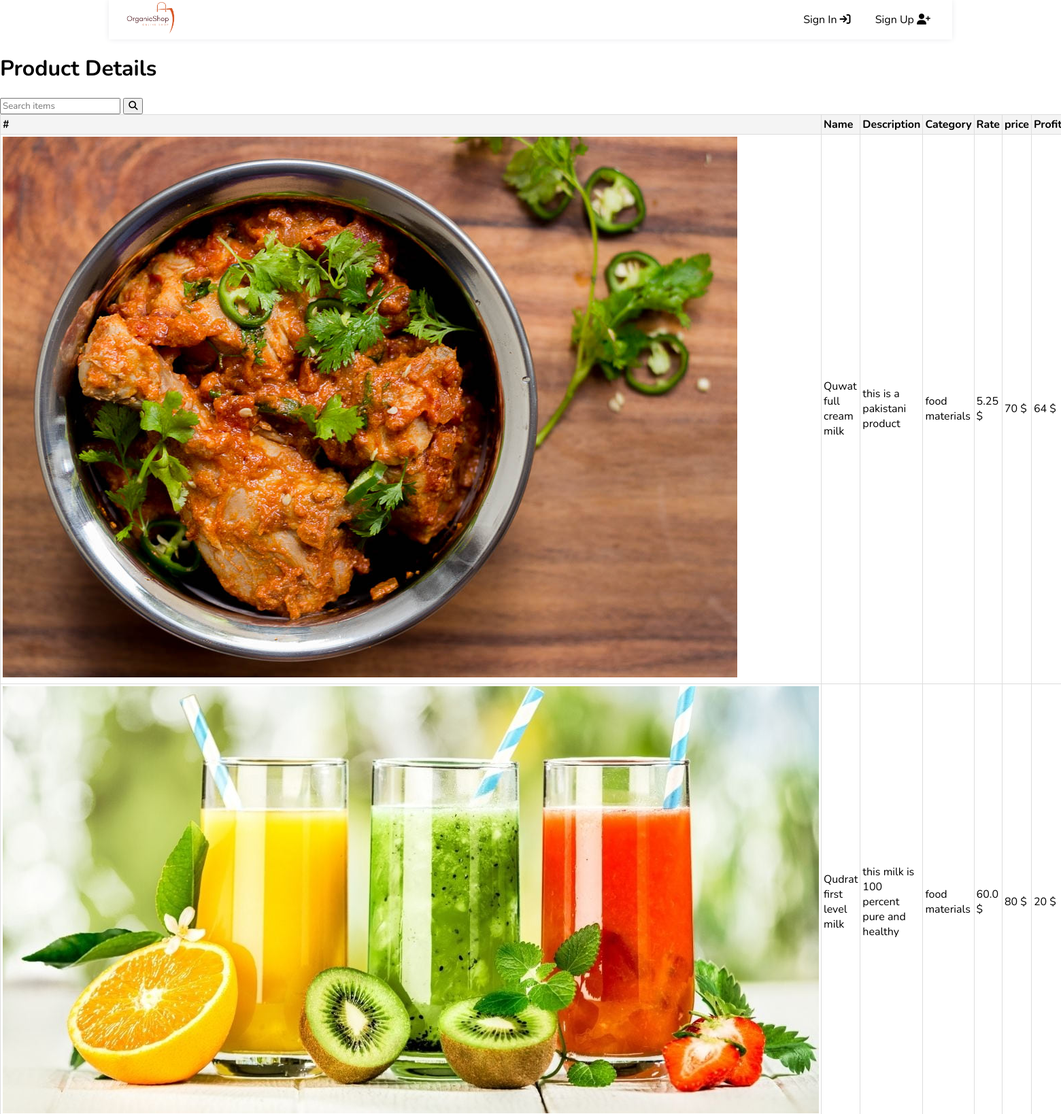
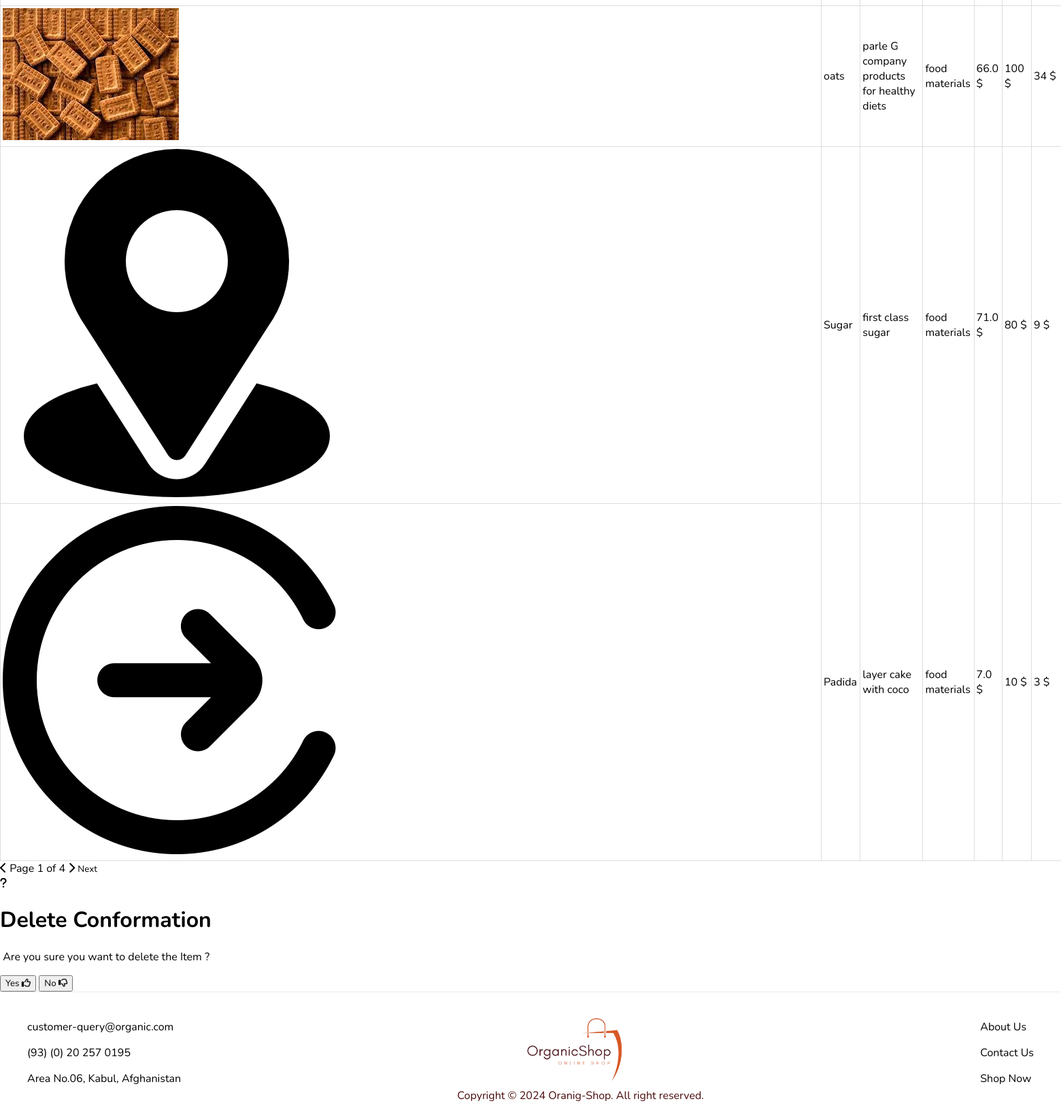
The page /store/product/ on the database its author committed (2 pictures, top to bottom).
### store/models.py (models this page shows, shortened)
class Product(models.Model):
    category = models.ForeignKey(Category, on_delete=models.CASCADE)
    user = models.ForeignKey(CustomUser, null=True, on_delete=models.SET_NULL)
    name = models.CharField(max_length=100)
    description = models.CharField(max_length=200)
    price = models.IntegerField(default=0)
    bulk_price = models.IntegerField(default=0)
    quantity = models.IntegerField(default=0)
    rate = models.FloatField(null=True, default=0)
    mfd = models.DateField(null=True, blank=True)
    expd = models.DateField(null=True, blank=True)
    profit = models.IntegerField(null=True,default=0)
    stock = models.IntegerField(null=True,default=0)
    packet = models.IntegerField(default=1)
    image = models.ImageField(default='default.jpg', upload_to='item_images')

class Category(models.Model):
    name = models.CharField(max_length=50)
    description = models.CharField(max_length=200)
    def __str__(self):
        return self.name

### store/views.py (the view)
# urls.py: path('product/', views.product, name='product'),
def product(request):
    if request.method == 'POST':
        id = request.POST['getid']
        Product.objects.filter(id=id).delete()
        messages.success(request, "Item Deleted Successfully !")
    product = Product.objects.all().order_by('-id')
    p = Paginator(product, 5)
    page_number = request.GET.get('page')
    try:
        page_obj = p.get_page(page_number)
    except PageNotAnInteger:
        page_obj = p.page(1)
    except EmptyPage:
        page_obj = p.page(p.num_pages)
    context = {'page_obj':page_obj,'flag':'list'}
    return render(request, 'product.html', context)

### store/templates/product.html (shortened to what this page needs)
{% extends 'main/base.html' %}
{% load static %}
{% block content %}
<div class="relative">
    <div class="main-content mx-10">
             <div class="grid lg:grid-row-2 m-5">
                <div class="">
                    <h1 class="text-center text-4xl m-5">
                        Product Details
                    </h1>
                    <div class="flex justify-center">
                        <form action="" method="POST" class="my-5">
                            <input type="text" class="p-2 rounded border border-teal-400 w-96 focus:outline-none focus:border-sky-500" placeholder="Search items">
                            <button class="rounded-full border bg-teal-500 hover:bg-teal-700 hover:text-white px-3 py-2"><i
                                    class="fa-solid fa-magnifying-glass"></i></button>
                        </form>
                    </div>
                </div>
                <div>
                <table class="table-auto w-full shadow-md">
                    <thead class="bg-teal-500 text-white text-start">
                        <th class="py-2">#</th>
                        <th class="py-2">Name</th>
                        <th class="py-2">Description</th>
                        <th class="py-2">Category</th>
                        <th class="py-2">Rate</th>
                        <th class="py-2">price</th>
                        <th class="py-2">Profit</th>
                    </thead>
                    <tbody>
                        {% for item in page_obj.object_list %}
                            <tr class="border hover:bg-gray-100 cursor-pointer hover:font-semiboldtransition duration-500 ease-in-out">
                            <td class="p-2 border "><img src="{{item.image.url}}" class="w-16 h-16 rounded-full shadow border border-gray-400" alt=""></td>
                            <td class="p-2 border ">{{item.name}}</td>
                            <td class="p-2 border w-80">{{item.description}}</td>
                            <td class="p-2 border ">{{item.category}}</td>
                            <td class="p-2 border ">{{item.rate}} $</td>
                            <td class="p-2 border ">{{item.price}} $</td>
                            <td class="p-2 border ">{{item.profit}} $</td>
                            </tr>
                        {% endfor %}
                    </tbody>
                </table>
                <div class="flex justify-center my-5 py-3">
                    {% if page_obj.has_previous %}
                    <a href="?page={{page_obj.previous_page_number}}" class="relative tooltip">
                        <i
                            class="fa-solid fa-chevron-left rounded-full hover:text-white text-white px-2 py-1 bg-teal-500 hover:bg-teal-600 hover:shadow-md"></i>
                        <small
                            class="tooltip-text absolute top-0 right-10 rounded bg-teal-500 text-white px-3 shadow-lg">Previous</small>
                    </a>
                    {% else %}
                    <i class="fa-solid fa-chevron-left rounded-full text-black px-2 py-1 bg-gray-300"></i>
                    {% endif %}
                    <span class="font-bold mx-10">Page
                        <span class="bg-slate-300 text-dark rounded-full px-2 py-1">{{page_obj.number}}</span> of
                        <span class="bg-slate-300 text-dark rounded-full px-2 py-1">{{page_obj.paginator.num_pages}}</span>
                    </span>
                    {% if page_obj.has_next %}
                    <a href="?page={{page_obj.next_page_number}}" class="tooltip relative">
                        <i
                            class="fa-solid fa-chevron-right rounded-full hover:text-white text-white px-2 py-1 bg-teal-500 hover:bg-teal-600 shadow-md hover:shadow-lg"></i>
                        <small class="tooltip-text absolute top-0 left-10 rounded bg-teal-500 text-white px-3 shadow-lg">Next</small>
                    </a>
                    {% else %}
                    <i class="fa-solid fa-chevron-right rounded-full text-black px-2 py-1 bg-gray-300"></i>
                    {% endif %}
                </div>
            </div>
    </div>
</div>
<div class="absolute lg:inset-x-1/3 sm:inset-x-32 sm:top-1/4 border shadow-lg rounded border-gray-400 bg-white lg:top-1/4 p-5 z-10" id="modal-dialog">
    <div class="font-bold text-center">
        <i class="fa-solid text-2xl fa-question rounded-full bg-green-100 py-2 px-4 text-green-700"></i>
        <h1 class="text-2xl text-red-500 font-semibold ">Delete Conformation</h1>
    </div>
    <form action="{% url 'store:product' %}" method="POST">
        <p class="text-xl text-center font-semibold">&nbsp;Are you sure you want to delete the Item ?</p>
    <div class="text-center">
        <button type="submit" class=" bg-teal-500 text-white px-4 py-2 hover:font-bold hover:bg-teal-700 shadow mt-3 mb-5 mr-1 rounded">Yes&nbsp;<i class="fa-regular fa-thumbs-up"></i></button>
        <button type="button" class="btn-cancel bg-red-500 text-white px-4 py-2 hover:font-bold hover:bg-red-700 shadow mt-3 mb-5 mr-1 rounded">No&nbsp;<i class="fa-regular fa-thumbs-down"></i></button>
    </div>
</div>
{% endblock content %}

### store/static/css/style.css (style rules this page uses)
table { width: 90%; border-collapse: collapse; }
th, td { padding: 3px; text-align: left; border: 1px solid #ddd; }
th { background-color: #f4f4f4; }
* { font-family: "Nunito", sans-serif; font-optical-sizing: auto; font-style: normal; }
body { margin: 0px; padding: 0px; width: auto; height: 100%; }
a { text-decoration: none; color: inherit; }

### rows shown on the page
Product: image (picture), name "Quwat full cream milk", description "this is a pakistani product", category "food materials", rate "5.25", price "70", profit "64"
Product: image (picture), name "Qudrat first level milk", description "this milk is 100 percent pure and healthy", category "food materials", rate "60.0", price "80", profit "20"
Product: image (picture), name "oats", description "parle G company products for healthy diets", category "food materials", rate "66.0", price "100", profit "34"
Product: image (picture), name "Sugar", description "first class sugar", category "food materials", rate "71.0", price "80", profit "9"
Product: image (picture), name "Padida", description "layer cake with coco", category "food materials", rate "7.0", price "10", profit "3"

### other values the page prints
{{ page_obj.number }} "1"
{{ page_obj.paginator.num_pages }} "4"
